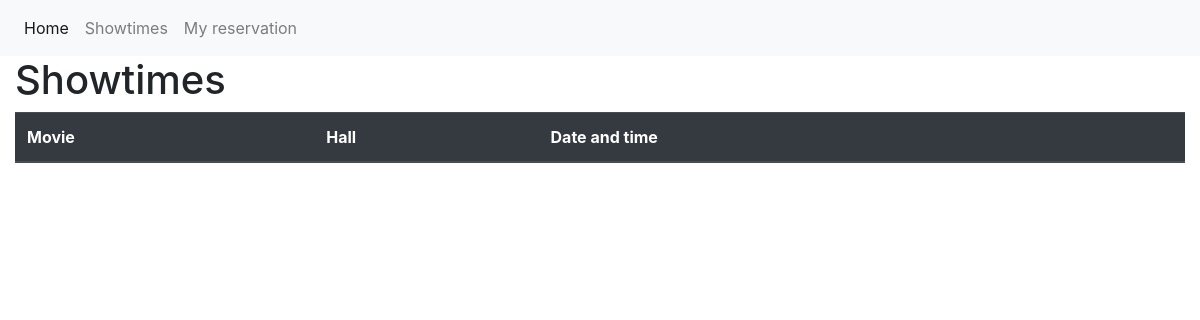
Page /showtimes/ on the earlier database version.
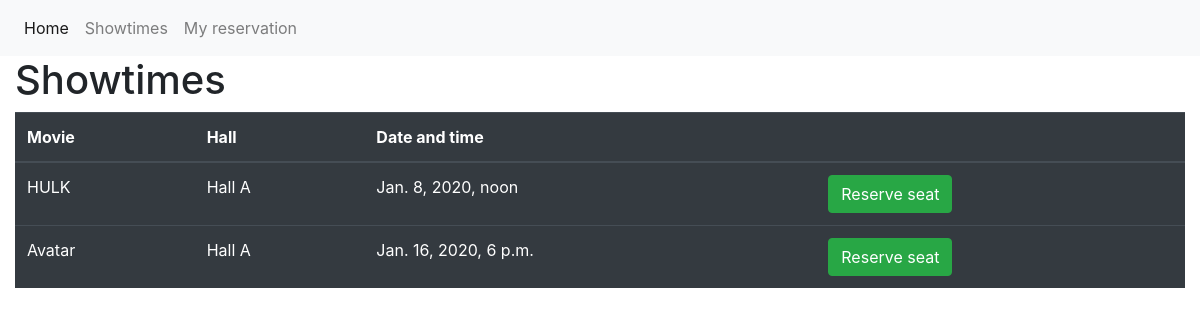
Same page on the later database version.
### SmallCinemaApp/models.py (models this page shows)
class Showtime(models.Model):
    movie = models.ForeignKey(Movie, on_delete=models.CASCADE)
    hall = models.ForeignKey(Hall, on_delete=models.CASCADE)
    price = models.FloatField()
    datetime = models.DateTimeField()
    def __str__(self):
        return str(self.movie)

class Movie(models.Model):
    name = models.CharField(max_length=200)
    length = models.IntegerField()
    rating = models.FloatField()
    language = models.ForeignKey(Language, on_delete=models.CASCADE)
    description = models.CharField(max_length=200)
    def __str__(self):
        return str(self.name)

class Hall(models.Model):
    name = models.CharField(max_length=200)
    description = models.CharField(max_length=200)
    def __str__(self):
        return str(self.name)

### SmallCinemaApp/views.py (the view)
# urls.py: path('showtimes/', views.display_showtimes, name='display_showtimes'),
def display_showtimes(request):
    showtimes = Showtime.objects.all()
    print(showtimes)
    return render(request, 'showtimes.html', {'showtimes':showtimes})

### templates/showtimes.html
{% include "header.html" %}
<div class="container-fluid">
    <h1>Showtimes</h1>
    <table class="table table-dark">
        <thead>
            <tr>
                <th scope="col">Movie</th>
                <th scope="col">Hall</th>
                <th scope="col">Date and time</th>
                <th scope="col"></th>
            </tr>
        </thead>
        <tbody>
            {% for s in showtimes %}
            <tr>
                <td>{{s.movie}}</td>
                <td>{{s.hall}}</td>
                <td>{{s.datetime}}</td>
                <td><a href="{% url 'seat_reservation' s.pk %}"type="button" class="btn btn-success">Reserve seat</a></td>
            </tr>
            {% endfor %}
        </tbody>
    </table>
</div>
{% include "footer.html" %}

### templates/header.html (shortened to what this page needs)
{% load static %}
<!DOCTYPE html>
<html class="no-js">
<head>
    <link href='{% static "/bootstrap/css/bootstrap.css" %}' rel="stylesheet">
</head>
<body>
    <nav class="navbar navbar-expand-lg navbar-light bg-light">
        <div class="collapse navbar-collapse" id="navbarNav">
            <ul class="navbar-nav">
                <li class="nav-item active">
                    <a class="nav-link" href="{% url 'index' %}">Home</a>
                </li>
                <li class="nav-item">
                    <a class="nav-link" href="{% url 'display_showtimes' %}">Showtimes</a>
                </li>
                <li class="nav-item">
                    <a class="nav-link" href="{% url 'myticket' %}">My reservation</a>
                </li>
            </ul>
        </div>
    </nav>

Differences in the rows shown:
added Showtime: movie "HULK", hall "Hall A", datetime "Jan. 8, 2020, noon"
added Showtime: movie "Avatar", hall "Hall A", datetime "Jan. 16, 2020, 6 p.m."
